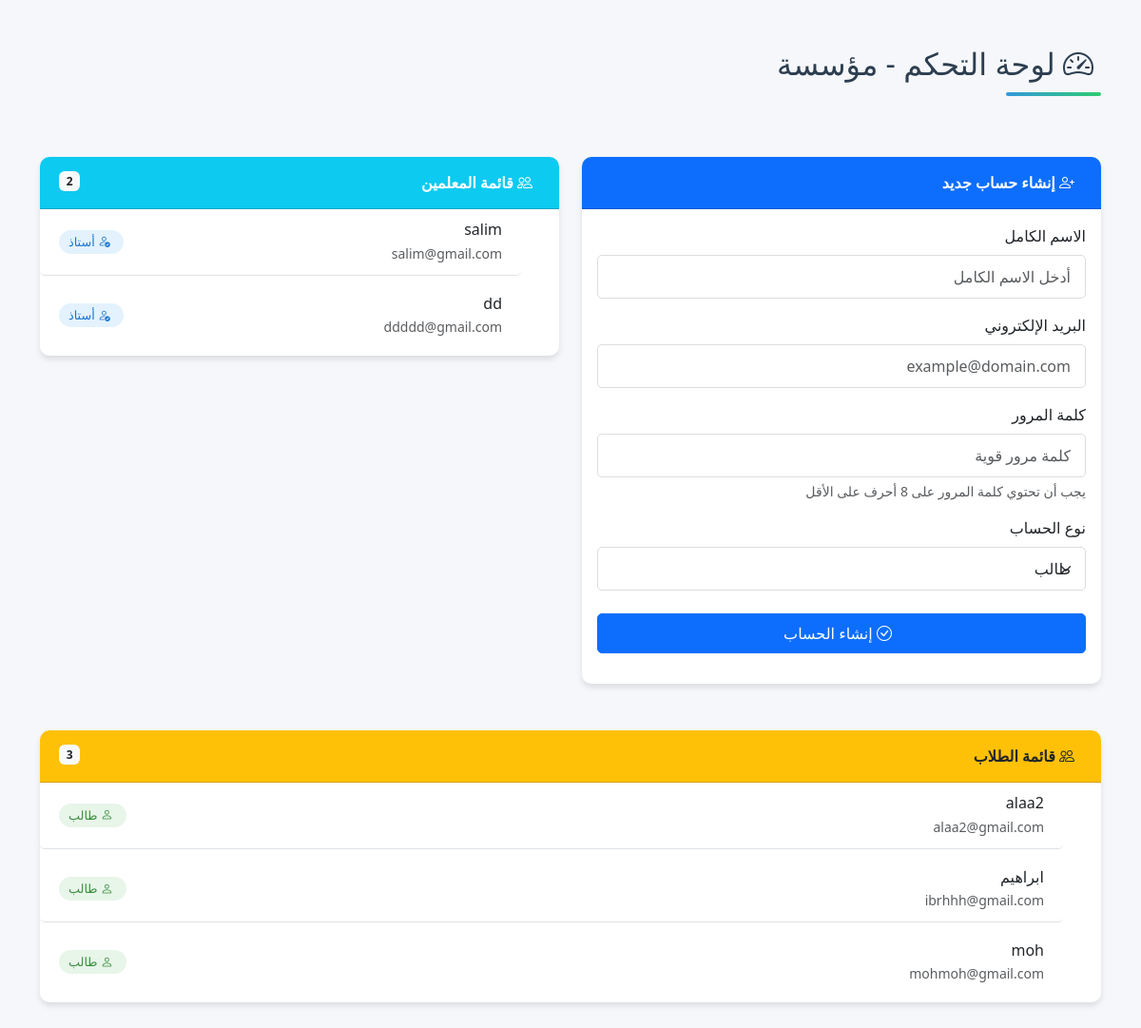
The page /manage (signed in) on the database its author committed.
### app.py (models this page shows)
class User(UserMixin, db.Model):
    __tablename__ = "users"
    id = db.Column(db.Integer, primary_key=True)
    email = db.Column(db.String(100), unique=True)
    password = db.Column(db.String(100))
    name = db.Column(db.String(100))
    subscription = db.Column(db.String(100))
    org = db.Column(db.String(100))

### app.py (the view, shortened to what this page needs)
@app.route('/manage', methods=["GET", "POST"])
def manage():
    user = User.query.get(current_user.id)
    subscription = user.subscription
    if subscription == "طالب":
        return render_template("index.html")
    else:
        users = User.query.filter_by(org=current_user.id).all()
        if subscription == 'مؤسسة':
            teachers = [user for user in users if user.subscription == 'أستاذ']
            students = [user for user in users if user.subscription == 'طالب']
            return render_template("manage.html", subscription=subscription, teachers=teachers, students=students)
        else:
            students = [user for user in users if user.subscription == 'طالب']
            return render_template("manage.html", subscription=subscription, teachers=[], students=students)

### app.py (called while the page is built)
@login_manager.user_loader
def load_user(user_id):
    return User.query.get(int(user_id))

### templates/manage.html (shortened to what this page needs)
<html lang="ar" dir="rtl">
<head>
    <link href="https://cdn.jsdelivr.net/npm/bootstrap@5.3.3/dist/css/bootstrap.min.css" rel="stylesheet">
    <link href="https://cdn.jsdelivr.net/npm/bootstrap-icons@1.10.0/font/bootstrap-icons.css" rel="stylesheet">
</head>
<body>
    <div class="container py-5">
        <div class="row mb-4">
            <div class="col-12">
                <h2 class="dashboard-header">
                    <i class="bi bi-speedometer2 me-2"></i>
                    لوحة التحكم - {{ subscription }}
                </h2>
            </div>
        </div>
        {% if subscription == "مؤسسة" %}
        <div class="row">
            <div class="col-md-6">
                <div class="dashboard-card card">
                    <div class="card-header bg-primary text-white">
                        <i class="bi bi-person-plus me-2"></i>
                        إنشاء حساب جديد
                    </div>
                    <div class="card-body">
                        <form action="/manage" method="POST">
                            <div class="mb-3">
                                <label class="form-label">الاسم الكامل</label>
                                <input type="text" name="name" class="form-control" placeholder="أدخل الاسم الكامل" required>
                            </div>
                            <div class="mb-3">
                                <label class="form-label">البريد الإلكتروني</label>
                                <input type="email" name="email" class="form-control" placeholder="example@domain.com" required>
                            </div>
                            <div class="mb-3">
                                <label class="form-label">كلمة المرور</label>
                                <input type="password" name="password" class="form-control" placeholder="كلمة مرور قوية" required>
                                <div class="form-text">يجب أن تحتوي كلمة المرور على 8 أحرف على الأقل</div>
                            </div>
                            <div class="mb-4">
                                <label class="form-label">نوع الحساب</label>
                                <select name="role" class="form-select">
                                    <option value="طالب">طالب</option>
                                </select>
                            </div>
                            <button type="submit" class="btn btn-primary btn-custom w-100">
                                <i class="bi bi-check-circle me-2"></i>
                                إنشاء الحساب
                            </button>
                        </form>
                    </div>
                </div>
            </div>
            <div class="col-md-6">
                <div class="dashboard-card card">
                    <div class="card-header bg-info text-white">
                        <i class="bi bi-people me-2"></i>
                        قائمة المعلمين
                        <span class="badge bg-light text-dark float-start">{{ teachers|length }}</span>
                    </div>
                    <div class="card-body p-0">
                        {% if teachers %}
                        <ul class="list-group list-group-flush">
                            {% for teacher in teachers %}
                            <li class="list-group-item">
                                <div>
                                    <h6 class="mb-1">{{ teacher.name }}</h6>
                                    <small class="text-muted">{{ teacher.email }}</small>
                                </div>
                                <span class="user-badge badge-teacher">
                                    <i class="bi bi-person-check me-1"></i>
                                    أستاذ
                                </span>
                            </li>
                            {% endfor %}
                        </ul>
                        {% else %}
                        <div class="empty-state">
                            <i class="bi bi-person-x"></i>
                            <h5>لا يوجد معلمون مسجلون</h5>
                            <p>يمكنك إضافة معلمين جديدين باستخدام النموذج</p>
                        </div>
                        {% endif %}
                    </div>
                </div>
            </div>
        </div>
        <div class="row mt-4">
            <div class="col-12">
                <div class="dashboard-card card">
                    <div class="card-header bg-warning text-dark">
                        <i class="bi bi-people me-2"></i>
                        قائمة الطلاب
                        <span class="badge bg-light text-dark float-start">{{ students|length }}</span>
                    </div>
                    <div class="card-body p-0">
                        {% if students %}
                        <ul class="list-group list-group-flush">
                            {% for student in students %}
                            <li class="list-group-item">
                                <div>
                                    <h6 class="mb-1">{{ student.name }}</h6>
                                    <small class="text-muted">{{ student.email }}</small>
                                </div>
                                <span class="user-badge badge-student">
                                    <i class="bi bi-person me-1"></i>
                                    طالب
                                </span>
                            </li>
                            {% endfor %}
                        </ul>
                        {% else %}
                        <div class="empty-state">
                            <i class="bi bi-person-x"></i>
                            <h5>لا يوجد طلاب مسجلون</h5>
                            <p>يمكنك إضافة طلاب جدد باستخدام النموذج</p>
                        </div>
                        {% endif %}
                    </div>
                </div>
            </div>
        </div>
        {% endif %}
    </div>
</body>
</html>

### templates/manage.html (style rules this page uses)
:root { --primary-color: #3498db; --secondary-color: #2ecc71; --dark-color: #2c3e50; --light-color: #ecf0f1; }
body { background-color: #f5f7fa; font-family: 'Segoe UI', Tahoma, Geneva, Verdana, sans-serif; }
.dashboard-card { border-radius: 10px; box-shadow: 0 4px 6px rgba(0, 0, 0, 0.1); transition: transform 0.3s ease, box-shadow 0.3s ease; margin-bottom: 25px; border: none; }
.card-header { border-radius: 10px 10px 0 0 !important; font-weight: 600; padding: 15px 20px; }
.dashboard-header { margin-bottom: 40px; color: var(--dark-color); position: relative; padding-bottom: 15px; }
.dashboard-header:after { content: ''; position: absolute; bottom: 0; right: 0; width: 100px; height: 4px; background: linear-gradient(to right, var(--primary-color), var(--secondary-color)); border-radius: 2px; }
.list-group-item { display: flex; justify-content: space-between; align-items: center; padding: 12px 20px; border-radius: 5px !important; margin-bottom: 8px; }
.user-badge { background-color: var(--light-color); padding: 3px 10px; border-radius: 20px; font-size: 0.8rem; font-weight: 500; }
.badge-teacher { background-color: #e3f2fd; color: #1976d2; }
.badge-student { background-color: #e8f5e9; color: #388e3c; }
.btn-custom { padding: 8px 20px; border-radius: 5px; font-weight: 500; transition: all 0.3s ease; }
.form-control, .form-select { padding: 10px 15px; border-radius: 5px; border: 1px solid #ddd; }

### rows shown on the page
User: subscription "مؤسسة"
User: name "salim", email "salim@gmail.com"
User: name "dd", email "ddddd@gmail.com"
User: name "alaa2", email "alaa2@gmail.com"
User: name "ابراهيم", email "ibrhhh@gmail.com"
User: name "moh", email "mohmoh@gmail.com"

### other values the page prints
{{ teachers|length }} "2"
{{ students|length }} "3"
